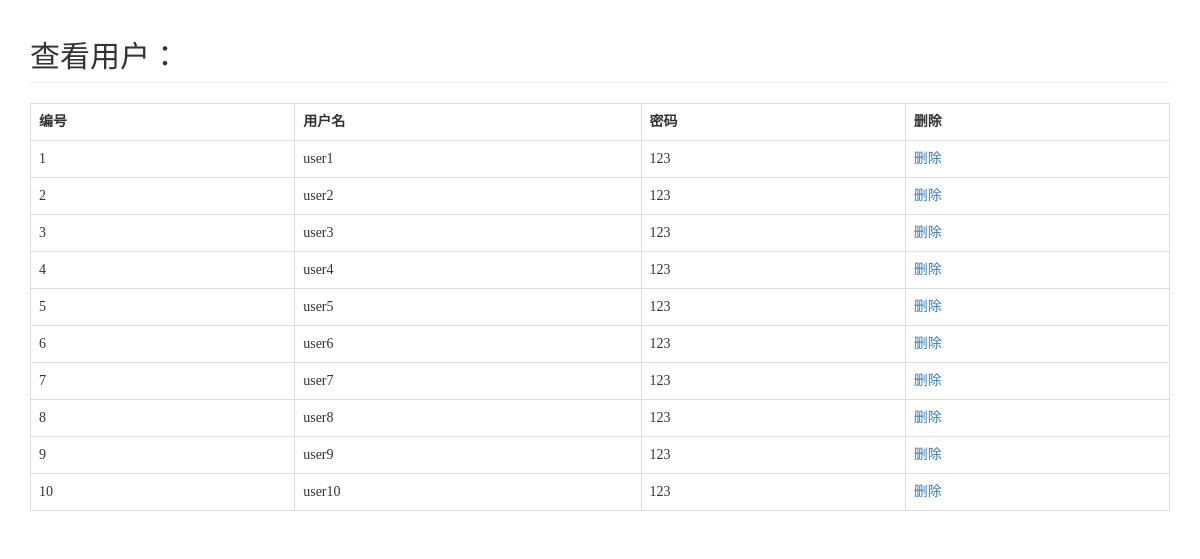
The page / on the database its author committed.
### tables this page shows
CREATE TABLE `user` (
  `id` int(10) UNSIGNED NOT NULL,
  `username` varchar(50) NOT NULL,
  `password` varchar(50) NOT NULL
);

### index.php (the view, shortened to what this page needs)
<?php
$con=mysqli_connect('localhost','root','','myweb');
mysqli_query($con,'set names utf8');
$sql="select * from user";
$result=mysqli_query($con,$sql);
?>
<!DOCTYPE html>
<html lang="en">
<head>
	<link rel="stylesheet" type="text/css" href="bs/css/bootstrap.min.css">
</head>
<body>
	<div class="container">
		<h2 class="page-header">查看用户：</h2>
		<table class="table table-bordered table-hover">
			<tr>
				<th>编号</th>
				<th>用户名</th>
				<th>密码</th>
				<th>删除</th>
			</tr>
			<?php
			while($row=mysqli_fetch_assoc($result)){
				echo "<tr>";
				echo "<td>{$row['id']}</td>";
				echo "<td>{$row['username']}</td>";
				echo "<td>{$row['password']}</td>";
				echo "<td><a href='javascript:' class='del' id='{$row["id"]}'>删除</a></td>";
				echo "</tr>";
			}
			?>
		</table>
	</div>
</body>
</html>

### index.php (style rules this page uses)
* { font-family: 微软雅黑; }

### rows shown on the page
user: id "1", username "user1", password "123"
user: id "2", username "user2", password "123"
user: id "3", username "user3", password "123"
user: id "4", username "user4", password "123"
user: id "5", username "user5", password "123"
user: id "6", username "user6", password "123"
user: id "7", username "user7", password "123"
user: id "8", username "user8", password "123"
user: id "9", username "user9", password "123"
user: id "10", username "user10", password "123"
